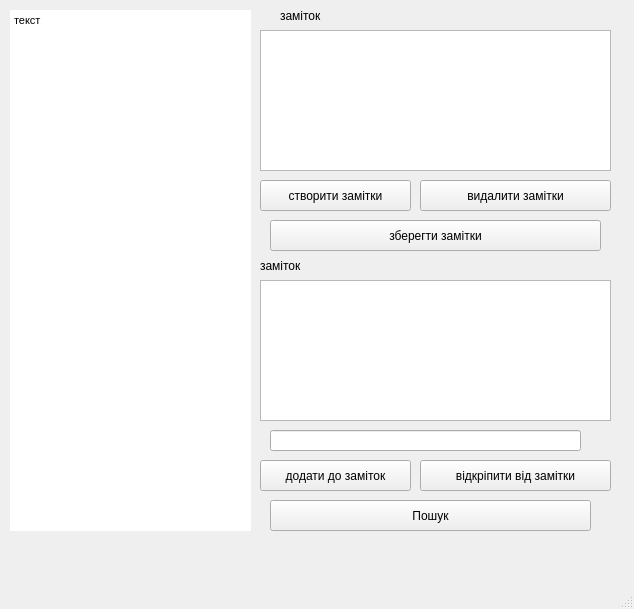
<?xml version="1.0" encoding="UTF-8"?>
<ui version="4.0">
 <class>MainWindow</class>
 <widget class="QMainWindow" name="MainWindow">
  <property name="geometry">
   <rect>
    <x>0</x>
    <y>0</y>
    <width>634</width>
    <height>609</height>
   </rect>
  </property>
  <property name="windowTitle">
   <string>MainWindow</string>
  </property>
  <widget class="QWidget" name="centralwidget">
   <widget class="QTextEdit" name="textEdit">
    <property name="geometry">
     <rect>
      <x>10</x>
      <y>10</y>
      <width>241</width>
      <height>521</height>
     </rect>
    </property>
    <property name="styleSheet">
     <string notr="true">border-radius:20px;</string>
    </property>
    <property name="html">
     <string>&lt;!DOCTYPE HTML PUBLIC &quot;-//W3C//DTD HTML 4.0//EN&quot; &quot;http://www.w3.org/TR/REC-html40/strict.dtd&quot;&gt;
&lt;html&gt;&lt;head&gt;&lt;meta name=&quot;qrichtext&quot; content=&quot;1&quot; /&gt;&lt;style type=&quot;text/css&quot;&gt;
p, li { white-space: pre-wrap; }
&lt;/style&gt;&lt;/head&gt;&lt;body style=&quot; font-family:'MS Shell Dlg 2'; font-size:8pt; font-weight:400; font-style:normal;&quot;&gt;
&lt;p style=&quot; margin-top:0px; margin-bottom:0px; margin-left:0px; margin-right:0px; -qt-block-indent:0; text-indent:0px;&quot;&gt;текст&lt;/p&gt;&lt;/body&gt;&lt;/html&gt;</string>
    </property>
   </widget>
   <widget class="QLabel" name="label">
    <property name="geometry">
     <rect>
      <x>280</x>
      <y>-10</y>
      <width>261</width>
      <height>51</height>
     </rect>
    </property>
    <property name="text">
     <string>заміток</string>
    </property>
   </widget>
   <widget class="QListWidget" name="list_1">
    <property name="geometry">
     <rect>
      <x>260</x>
      <y>30</y>
      <width>351</width>
      <height>141</height>
     </rect>
    </property>
   </widget>
   <widget class="QPushButton" name="btn_make">
    <property name="geometry">
     <rect>
      <x>260</x>
      <y>180</y>
      <width>151</width>
      <height>31</height>
     </rect>
    </property>
    <property name="text">
     <string>створити замітки</string>
    </property>
   </widget>
   <widget class="QPushButton" name="btn_delet">
    <property name="geometry">
     <rect>
      <x>420</x>
      <y>180</y>
      <width>191</width>
      <height>31</height>
     </rect>
    </property>
    <property name="text">
     <string>видалити замітки</string>
    </property>
   </widget>
   <widget class="QPushButton" name="btn_save">
    <property name="geometry">
     <rect>
      <x>270</x>
      <y>220</y>
      <width>331</width>
      <height>31</height>
     </rect>
    </property>
    <property name="text">
     <string>зберегти замітки</string>
    </property>
   </widget>
   <widget class="QListWidget" name="list_2">
    <property name="geometry">
     <rect>
      <x>260</x>
      <y>280</y>
      <width>351</width>
      <height>141</height>
     </rect>
    </property>
   </widget>
   <widget class="QPushButton" name="btn_search">
    <property name="geometry">
     <rect>
      <x>270</x>
      <y>500</y>
      <width>321</width>
      <height>31</height>
     </rect>
    </property>
    <property name="text">
     <string>Пошук</string>
    </property>
   </widget>
   <widget class="QPushButton" name="btn_add">
    <property name="geometry">
     <rect>
      <x>260</x>
      <y>460</y>
      <width>151</width>
      <height>31</height>
     </rect>
    </property>
    <property name="text">
     <string>додати до заміток</string>
    </property>
   </widget>
   <widget class="QLabel" name="label_2">
    <property name="geometry">
     <rect>
      <x>260</x>
      <y>230</y>
      <width>291</width>
      <height>71</height>
     </rect>
    </property>
    <property name="text">
     <string>заміток</string>
    </property>
   </widget>
   <widget class="QLineEdit" name="lineEdit">
    <property name="geometry">
     <rect>
      <x>270</x>
      <y>430</y>
      <width>311</width>
      <height>21</height>
     </rect>
    </property>
   </widget>
   <widget class="QPushButton" name="btn_detach">
    <property name="geometry">
     <rect>
      <x>420</x>
      <y>460</y>
      <width>191</width>
      <height>31</height>
     </rect>
    </property>
    <property name="text">
     <string>відкріпити від замітки</string>
    </property>
   </widget>
  </widget>
  <widget class="QMenuBar" name="menubar">
   <property name="geometry">
    <rect>
     <x>0</x>
     <y>0</y>
     <width>634</width>
     <height>18</height>
    </rect>
   </property>
  </widget>
  <widget class="QStatusBar" name="statusbar"/>
 </widget>
 <resources/>
 <connections/>
</ui>
